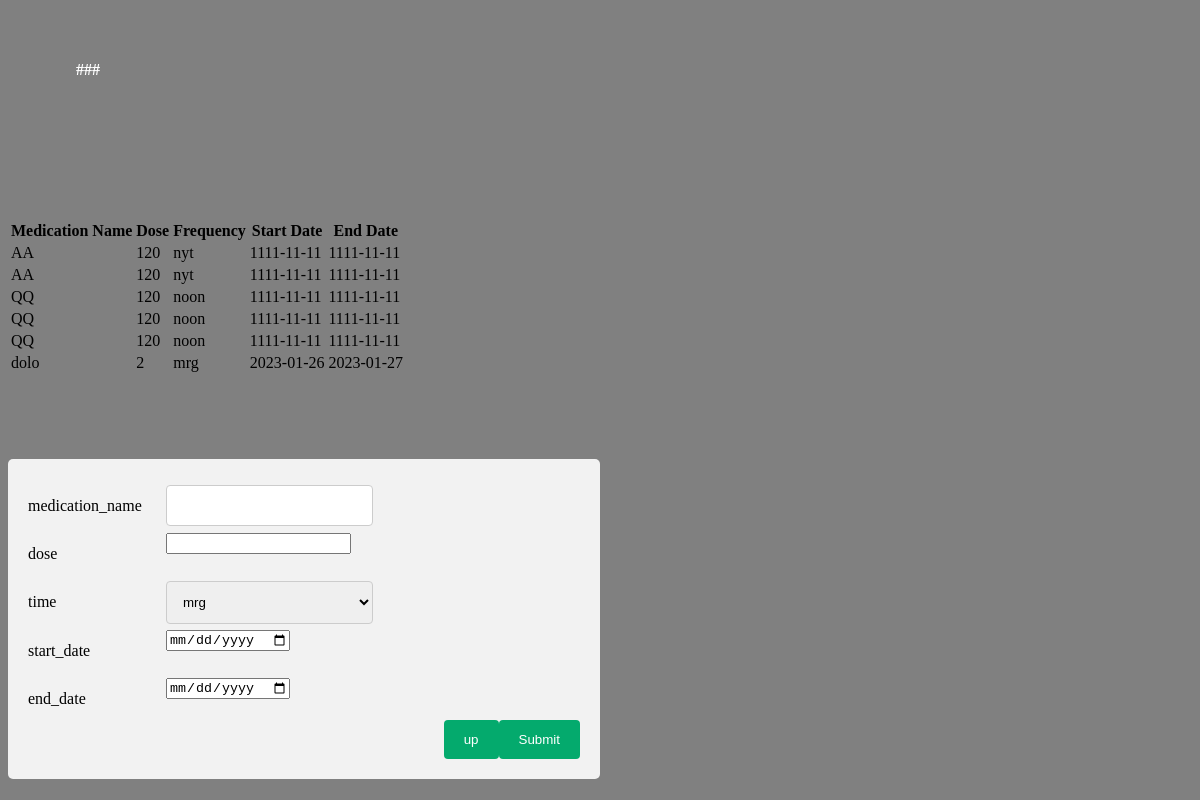
Page /hell.php (signed in) on the committed database.
### tables this page shows
CREATE TABLE `medication_schedule` (
  `username` varchar(100) NOT NULL,
  `medication_name` varchar(100) NOT NULL,
  `dose` int(11) NOT NULL,
  `frequency` varchar(100) NOT NULL,
  `start_date` date NOT NULL,
  `end_date` date NOT NULL,
  `schedule_id` int(11) NOT NULL
);

### hell.php (the view, shortened to what this page needs)
<?php include('NAV.php') ?>
<p>&nbsp;</p>&nbsp;<p>&nbsp;</p>
 <?php
$username = $_SESSION['username'];
$sql = "SELECT medication_name, dose, frequency, start_date, end_date FROM medication_schedule WHERE username = '$username' order by start_date";
$result = mysqli_query($db, $sql);
if (mysqli_num_rows($result) > 0) {
    echo "<table>";
    echo "<tr>
            <th>Medication Name</th>
            <th>Dose</th>
            <th>Frequency</th>
            <th>Start Date</th>
            <th>End Date</th>
          </tr>";
    while($row = mysqli_fetch_assoc($result)) {
        echo "<tr>
                <td>".$row["medication_name"]."</td>
                <td>".$row["dose"]."</td>
                <td>".$row["frequency"]."</td>
                <td>".$row["start_date"]."</td>
                <td>".$row["end_date"]."</td>
              </tr>";
    }
    echo "</table>";
} else {
    echo "No medication schedule found for this user";
}
?>
<body>
<p>&nbsp;<p>&nbsp;&nbsp;&nbsp;&nbsp;&nbsp;&nbsp;&nbsp;&nbsp;&nbsp;&nbsp;&nbsp;&nbsp;&nbsp;&nbsp;&nbsp;&nbsp;&nbsp;
<div class="container">
  <form action="hell.php" method="post">
  <div class="row">
    <div class="col-25">
    <label for="heart_rate">medication_name</label>
    </div>
    <div class="col-75">
    <input type="text" id="heart_rate" name="medication_name" required ><br>
   </div>
  </div>
  <div class="row">
    <div class="col-25">
    <label for="allergies">dose</label>
    </div>
    <div class="col-75">
    <input type="number" id="allergies" name="dose"><br>
    </div>
  </div>
  <div class="row">
    <div class="col-25">
      <label for="country">time</label>
    </div>
    <div class="col-75">
      <select id="country" name="frequency" required>
        <option value="mrg">mrg</option>
      </select>
    </div>
  </div>
    <div class="row">
    <div class="col-25">
    <label for="conditions">start_date</label>
    </div>
    <div class="col-75">
    <input type="date" id="conditions" name="start_date" required><br>
    </div>
  </div>
    <div class="row">
    <div class="col-25">
    <label for="conditions">end_date</label>
    </div>
    <div class="col-75">
    <input type="date" id="conditions" name="end_date"required><br>
    </div>
  </div>
    <div class="row">
    <input type="submit" value="Submit" name="submit">
    <input type="submit" value="up" name="update">
  </div>
</form>

### navss.css (style rules this page uses)
html { box-sizing: border-box; }
:root { --green-light: #7fff00; }

### hell.php (style rules this page uses)
* { box-sizing: border-box; }
body { background:gray; }
input[type=text], select, textarea { width: 50%; padding: 12px; border: 1px solid #ccc; border-radius: 4px; resize: vertical; }
label { padding: 12px 12px 12px 0; display: inline-block; }
input[type=submit] { background-color: #04AA6D; color: white; padding: 12px 20px; border: none; border-radius: 4px; cursor: pointer; float: right; }
.container { border-radius: 5px; position: center; width: 50%; background-color: #f2f2f2; padding: 20px; }
.col-25 { float: left; width: 25%; margin-top: 6px; }
.col-75 { float: left; width: 75%; margin-top: 6px; }
.row:after { content: ""; display: table; clear: both; }

### rows in the picture
medication_schedule: medication_name "AA", dose "120", frequency "nyt", start_date "1111-11-11", end_date "1111-11-11"
medication_schedule: medication_name "AA", dose "120", frequency "nyt", start_date "1111-11-11", end_date "1111-11-11"
medication_schedule: medication_name "QQ", dose "120", frequency "noon", start_date "1111-11-11", end_date "1111-11-11"
medication_schedule: medication_name "QQ", dose "120", frequency "noon", start_date "1111-11-11", end_date "1111-11-11"
medication_schedule: medication_name "QQ", dose "120", frequency "noon", start_date "1111-11-11", end_date "1111-11-11"
medication_schedule: medication_name "dolo", dose "2", frequency "mrg", start_date "2023-01-26", end_date "2023-01-27"
